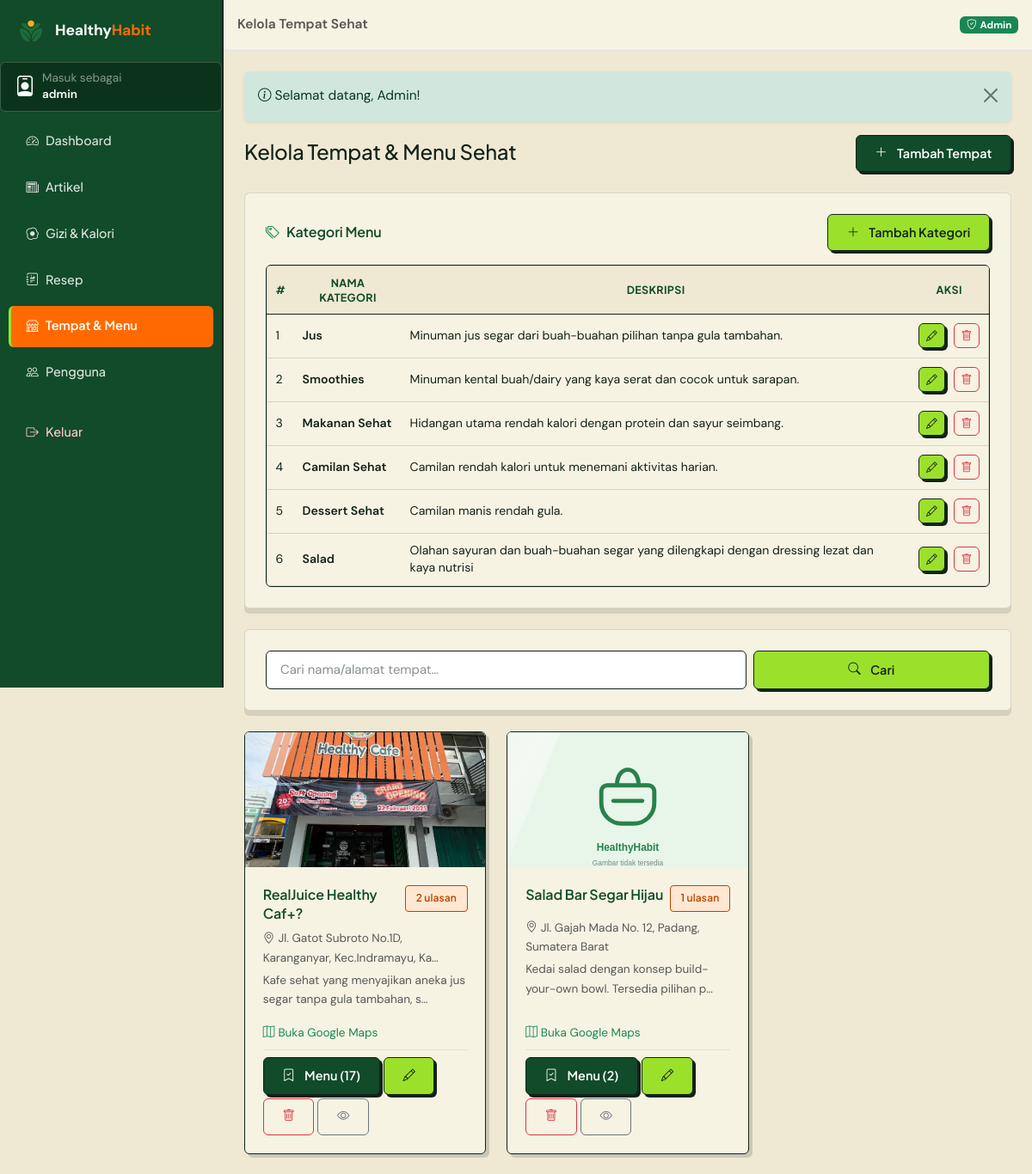
The page /admin/tempat (signed in) on the database its author committed.
### tables this page shows
CREATE TABLE `menu_categories` (
  `id_kategori_menu` int(11) NOT NULL AUTO_INCREMENT,
  `nama_kategori` varchar(80) NOT NULL,
  `deskripsi` text DEFAULT NULL,
  PRIMARY KEY (`id_kategori_menu`),
  UNIQUE KEY `uq_menu_cat_nama` (`nama_kategori`)
);

CREATE TABLE `tempat_sehat` (
  `id_tempat` int(11) NOT NULL AUTO_INCREMENT,
  `id_admin` int(11) DEFAULT NULL,
  `nama_tempat` varchar(150) NOT NULL,
  `alamat` varchar(255) NOT NULL,
  `deskripsi` text DEFAULT NULL,
  `kontak` varchar(50) DEFAULT NULL,
  `foto_tempat` varchar(255) DEFAULT NULL,
  `foto_menu` varchar(255) DEFAULT NULL,
  `link_maps` varchar(255) DEFAULT NULL,
  `link_instagram` varchar(255) DEFAULT NULL,
  `link_grabfood` varchar(255) DEFAULT NULL,
  `link_shopeefood` varchar(255) DEFAULT NULL,
  PRIMARY KEY (`id_tempat`),
  KEY `fk_tempat_admin` (`id_admin`),
  CONSTRAINT `fk_tempat_admin` FOREIGN KEY (`id_admin`) REFERENCES `users` (`id_pengguna`) ON DELETE SET NULL ON UPDATE CASCADE
);

### app/core/Controller.php (called while the page is built, shortened)
<?php
abstract class Controller
{
    protected function view(string $view, array $data = [], string $layout = 'main'): void
    {
        $contentFile = VIEWS_PATH . '/pages/' . $view . '.php';
        extract($data, EXTR_SKIP);
        require $contentFile;
    }
}

### app/controllers/admin/AdminTempatController.php (called while the page is built, shortened)
<?php
class AdminTempatController extends Controller
{
    public function index(): void
    {
        $q = $this->input('q');
        $this->view('admin/tempat/index', [
            'pageTitle' => 'Kelola Tempat Sehat',
            'activeNav' => 'tempat',
            'tempat'    => Tempat::denganRating($q ?: null),
            'q'         => $q,
            'kategoriMenu' => MenuCategory::semua(),
        ], 'admin');
    }
}

### app/core/Router.php (called while the page is built, shortened)
<?php
class Router
{
    private array $routes = [];
    private function add(string $method, string $pattern, array $handler): void
    {
        $regex = preg_replace_callback(
            '#\{(\w+)(?::([^}]+))?\}#',
            static fn(array $m): string => '(?P<' . $m[1] . '>' . ($m[2] ?? '[^/]+') . ')',
            $pattern
        );
        $this->routes[$method][] = ['#^' . $regex . '$#', $handler, $pattern];
    }
    public function dispatch(string $uri, string $method): void
    {
        $path = (string) parse_url($uri, PHP_URL_PATH);
        $path = '/' . trim($path, '/');
        $method = strtoupper($method);
        $match  = $this->match($method, $path);
        [$handler, $params] = $match;
        [$class, $action]   = $handler;
        $controller = new $class();
        $controller->$action(...array_values($params));
    }
    private function match(string $method, string $path): ?array
    {
        foreach ($this->routes[$method] ?? [] as [$regex, $handler]) {
            if (preg_match($regex, $path, $m)) {
                $params = array_filter($m, 'is_string', ARRAY_FILTER_USE_KEY);
                return [$handler, $params];
            }
        }
        return null;
    }
}

### index.php (called while the page is built, shortened)
<?php
require_once __DIR__ . '/app/helpers/helper.php';
spl_autoload_register(function (string $class): void {
    $candidates = [
        APP_PATH . '/core/' . $class . '.php',
        APP_PATH . '/models/' . $class . '.php',
        APP_PATH . '/services/' . $class . '.php',
        APP_PATH . '/controllers/' . $class . '.php',
        APP_PATH . '/controllers/admin/' . $class . '.php',
    ];
    foreach ($candidates as $file) {
        if (is_file($file)) {
            return;
        }
    }
});
$router = new Router();
$router->dispatch(
    $_SERVER['REQUEST_URI'] ?? '/',
    $_SERVER['REQUEST_METHOD'] ?? 'GET'
);

### app/core/Model.php (called while the page is built, shortened)
<?php
abstract class Model
{
    protected static string $table = '';
    protected static function db(): PDO
    {
        return Database::connect();
    }
    public static function all(?string $orderBy = null): array
    {
        $sql = 'SELECT * FROM ' . static::$table;
        if ($orderBy) {
            $sql .= ' ORDER BY ' . $orderBy;
        }
        return static::db()->query($sql)->fetchAll();
    }
}

### app/models/MenuCategory.php (called while the page is built, shortened)
<?php
class MenuCategory extends Model
{
    public static function semua(): array
    {
        return static::all('id_kategori_menu ASC');
    }
}

### app/helpers/helper.php (called while the page is built, shortened)
<?php
function e($value): string
{
    return htmlspecialchars((string) $value, ENT_QUOTES, 'UTF-8');
}
function excerpt(?string $html, int $length = 140): string
{
    $text = trim(strip_tags((string) $html));
    if (mb_strlen($text) <= $length) {
        return $text;
    }
    return mb_substr($text, 0, $length) . '…';
}
function img_url(?string $filename, string $subdir): string
{
    if ($filename && is_file(UPLOAD_PATH . '/' . $subdir . '/' . basename($filename))) {
        return UPLOAD_URL . '/' . $subdir . '/' . basename($filename);
    }
    return BASE_URL . '/assets/img/placeholder.svg';
}

### app/core/Database.php (called while the page is built, shortened)
<?php
class Database
{
    private static ?PDO $pdo = null;
    public static function connect(): PDO
    {
        if (self::$pdo instanceof PDO) {
            return self::$pdo;
        }
        $dsn = 'mysql:host=' . DB_HOST
            . ';port=' . DB_PORT
            . ';dbname=' . DB_NAME
            . ';charset=' . DB_CHARSET;
        try {
            self::$pdo = new PDO($dsn, DB_USER, DB_PASS, [
                PDO::ATTR_ERRMODE            => PDO::ERRMODE_EXCEPTION,
                PDO::ATTR_DEFAULT_FETCH_MODE => PDO::FETCH_ASSOC,
                PDO::ATTR_EMULATE_PREPARES   => false,
            ]);
        } catch (PDOException $ex) {
            http_response_code(500);
            exit(
                '<div style="font-family:Poppins,Arial,sans-serif;max-width:640px;margin:60px auto;padding:24px;border:1px solid #e0e0e0;border-radius:12px">'
                . '<h2 style="color:#27824B">Koneksi database gagal</h2>'
                . '<p>Pastikan <b>MySQL (XAMPP)</b> sudah berjalan, lalu impor file '
                . '<b>database/healthyhabit.sql</b> ke phpMyAdmin.</p>'
                . '<p style="color:#c0392b"><code>' . e($ex->getMessage()) . '</code></p>'
                . '</div>'
            );
        }
        return self::$pdo;
    }
}

### app/models/Tempat.php (called while the page is built, shortened)
<?php
class Tempat extends Model
{
    public static function denganRating(?string $q = null): array
    {
        $sql = self::BASE_SELECT;
        $params = [];
        $sql .= self::GROUP_BY . ' ORDER BY t.nama_tempat ASC';
        $st = static::db()->prepare($sql);
        $st->execute($params);
        return $st->fetchAll();
    }
}

### app/models/Menu.php (called while the page is built, shortened)
<?php
class Menu extends Model
{
    public static function byTempat(int $idTempat): array
    {
        $st = static::db()->prepare(
            'SELECT m.*, k.nama_kategori
                FROM menu m
                LEFT JOIN menu_categories k ON k.id_kategori_menu = m.id_kategori_menu
                WHERE m.id_tempat = ?
                ORDER BY m.nama_menu ASC'
        );
        $st->execute([$idTempat]);
        return $st->fetchAll();
    }
}

### app/views/pages/admin/tempat/index.php (the view, shortened to what this page needs)
<div class="d-flex justify-content-between align-items-center flex-wrap gap-2 mb-4">
    <div>
        <h1 class="h4 mb-1">Kelola Tempat &amp; Menu Sehat</h1>
    </div>
    <a href="<?= BASE_URL ?>/admin/tempat/create" class="btn btn-green fw-semibold">
        <i class="bi bi-plus-lg me-1"></i>Tambah Tempat
    </a>
</div>
<div class="panel-white mb-4">
    <div class="d-flex justify-content-between align-items-center mb-3">
        <h6 class="mb-0"><i class="bi bi-tags me-2 text-success"></i>Kategori Menu</h6>
        <button class="btn btn-sm btn-soft-green fw-semibold" data-bs-toggle="modal"
                data-bs-target="#modalKategori">
            <i class="bi bi-plus-lg me-1"></i>Tambah Kategori
        </button>
    </div>
    <?php if (!$kategoriMenu): ?>
        <p class="text-muted small mb-0">Belum ada kategori menu.</p>
    <?php else: ?>
        <div class="table-responsive">
            <table class="table table-custom align-middle mb-0">
                <thead>
                    <tr><th>#</th><th>Nama Kategori</th><th>Deskripsi</th><th class="text-end">Aksi</th></tr>
                </thead>
                <tbody>
                    <?php foreach ($kategoriMenu as $k): ?>
                        <tr>
                            <td><?= (int) $k['id_kategori_menu'] ?></td>
                            <td class="fw-semibold"><?= e($k['nama_kategori']) ?></td>
                            <td class="small text-muted"><?= e($k['deskripsi'] ?? '-') ?></td>
                            <td class="text-end text-nowrap">
                                <button class="btn btn-sm btn-soft-green" data-bs-toggle="modal"
                                        data-bs-target="#modalKategori"
                                        data-id="<?= (int) $k['id_kategori_menu'] ?>"
                                        data-nama="<?= e($k['nama_kategori']) ?>"
                                        data-deskripsi="<?= e($k['deskripsi'] ?? '') ?>">
                                    <i class="bi bi-pencil"></i>
                                </button>
                                <form action="<?= BASE_URL.'/admin/tempat/kategori/'.(int)$k['id_kategori_menu'].'/delete' ?>"
                                      method="post" class="d-inline"
                                      data-confirm="Hapus kategori '<?= e($k['nama_kategori']) ?>'?">
                                    <button class="btn btn-sm btn-outline-danger" type="submit"><i class="bi bi-trash"></i></button>
                                </form>
                            </td>
                        </tr>
                    <?php endforeach; ?>
                </tbody>
            </table>
        </div>
    <?php endif; ?>
</div>
<div class="panel-white mb-4">
    <form action="<?= BASE_URL ?>/admin/tempat" method="get" class="row g-2">
        <div class="col-md-8">
            <input type="search" class="form-control" name="q" placeholder="Cari nama/alamat tempat…"
                   value="<?= e($q) ?>">
        </div>
        <div class="col-md-4 d-grid">
            <button class="btn btn-soft-green fw-semibold"><i class="bi bi-search me-1"></i>Cari</button>
        </div>
    </form>
</div>
<div class="row g-4">
    <?php foreach ($tempat as $t): ?>
        <div class="col-md-6 col-xl-4">
            <div class="card-soft h-100">
                <div class="ratio ratio-16x9">
                    <img src="<?= img_url($t['foto_tempat'], 'tempat') ?>" alt="" class="img-cover">
                </div>
                <div class="card-body d-flex flex-column">
                    <div class="d-flex justify-content-between align-items-start mb-2">
                        <h6 class="mb-0"><?= e($t['nama_tempat']) ?></h6>
                        <span class="tag orange"><?= (int) $t['jumlah_ulasan'] ?> ulasan</span>
                    </div>
                    <p class="small text-muted mb-1">
                        <i class="bi bi-geo-alt me-1"></i><?= e(excerpt($t['alamat'], 55)) ?>
                    </p>
                    <p class="small text-muted flex-grow-1"><?= e(excerpt($t['deskripsi'], 65)) ?></p>
                    <?php if ($t['link_maps']): ?>
                        <a href="<?= e($t['link_maps']) ?>" target="_blank" rel="noopener"
                           class="small text-success mb-2"><i class="bi bi-map me-1"></i>Buka Google Maps</a>
                    <?php endif; ?>
                    <div class="d-flex flex-wrap gap-1 mt-auto pt-2 border-top">
                        <a href="<?= BASE_URL ?>/admin/tempat/<?= (int) $t['id_tempat'] ?>/menu"
                           class="btn btn-sm btn-green">
                            <i class="bi bi-bookmark-check me-1"></i>Menu (<?= count(Menu::byTempat((int) $t['id_tempat'])) ?>)
                        </a>
                        <a href="<?= BASE_URL ?>/admin/tempat/<?= (int) $t['id_tempat'] ?>/edit"
                           class="btn btn-sm btn-soft-green"><i class="bi bi-pencil"></i></a>
                        <form action="<?= BASE_URL ?>/admin/tempat/<?= (int) $t['id_tempat'] ?>/delete"
                              method="post" class="d-inline"
                              data-confirm="Hapus tempat '<?= e($t['nama_tempat']) ?>' beserta seluruh menunya?">
                            <button class="btn btn-sm btn-outline-danger"><i class="bi bi-trash"></i></button>
                        </form>
                        <a href="<?= BASE_URL ?>/tempat/<?= (int) $t['id_tempat'] ?>" target="_blank"
                           class="btn btn-sm btn-outline-secondary"><i class="bi bi-eye"></i></a>
                    </div>
                </div>
            </div>
        </div>
    <?php endforeach; ?>
</div>

### rows shown on the page
menu_categories: id_kategori_menu "1", nama_kategori "Jus", deskripsi "Minuman jus segar dari buah-buahan pilihan tanpa gula tambahan."
menu_categories: id_kategori_menu "2", nama_kategori "Smoothies", deskripsi "Minuman kental buah/dairy yang kaya serat dan cocok untuk sarapan."
menu_categories: id_kategori_menu "3", nama_kategori "Makanan Sehat", deskripsi "Hidangan utama rendah kalori dengan protein dan sayur seimbang."
menu_categories: id_kategori_menu "4", nama_kategori "Camilan Sehat", deskripsi "Camilan rendah kalori untuk menemani aktivitas harian."
menu_categories: id_kategori_menu "5", nama_kategori "Dessert Sehat", deskripsi "Camilan manis rendah gula."
menu_categories: id_kategori_menu "6", nama_kategori "Salad", deskripsi "Olahan sayuran dan buah-buahan segar yang dilengkapi dengan dressing lezat dan kaya nutrisi"
tempat_sehat: foto_tempat (picture), nama_tempat "RealJuice Healthy Caf+?", jumlah_ulasan "2", alamat "Jl. Gatot Subroto No.1D, Karanganyar, Kec.Indramayu, Ka…", deskripsi "Kafe sehat yang menyajikan aneka jus segar tanpa gula tambahan, s…", count(Menu::byTempat((int) $t['id_tempat'])) "17"
tempat_sehat: shows a picture, nama_tempat "Salad Bar Segar Hijau", jumlah_ulasan "1", alamat "Jl. Gajah Mada No. 12, Padang, Sumatera Barat", deskripsi "Kedai salad dengan konsep build-your-own bowl. Tersedia pilihan p…", count(Menu::byTempat((int) $t['id_tempat'])) "2"

### other values the page prints
Auth::user()['username'] "admin"
$item['label'] "Dashboard"
$item['label'] "Artikel"
$item['label'] "Gizi & Kalori"
$item['label'] "Resep"
$item['label'] "Tempat & Menu"
$item['label'] "Pengguna"
$pageTitle "Kelola Tempat Sehat"
$f['message'] "Selamat datang, Admin!"
